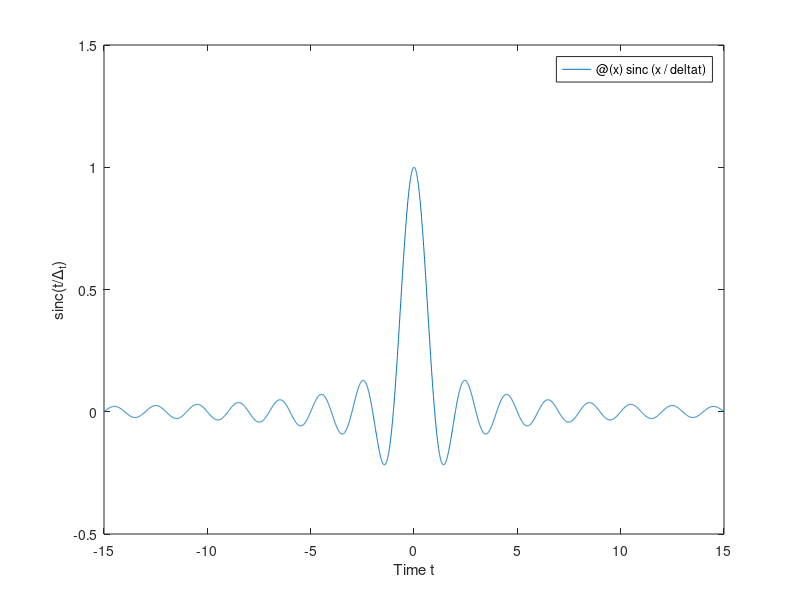
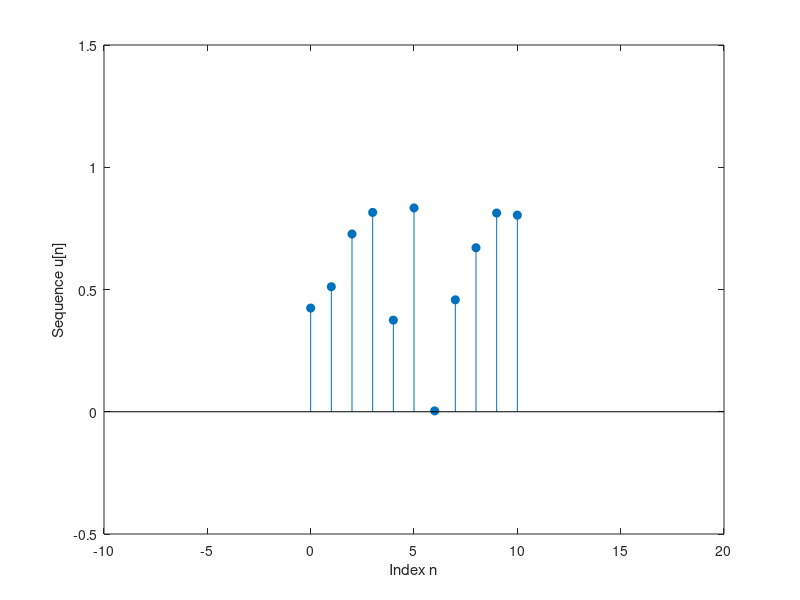
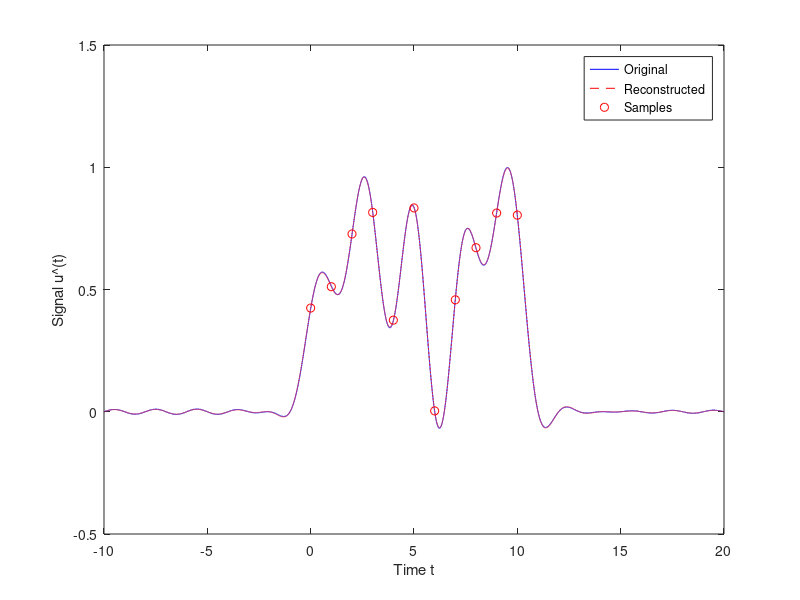

These charts were generated, in order, by the following MATLAB code:
%% Sample 6-1
%% 標本化
% Sinc関数
% 
% 画像処理特論
% 
% 村松 正吾 
% 
% 動作確認: MATLAB R2023a
%% Sampling
% Sinc function
% 
% Advanced Topics in Image Processing
% 
% Shogo MURAMATSU
% 
% Verified: MATLAB R2023a
% 準備
% (Preparation)

close all
% 標本化周期の設定
% (Setting the sampling period)
%% 
% * $\Delta_\mathrm{t}$: 標本化周期 (Sampling period)

% Sampling period
deltat = 1
% Sinc関数
% (Sinc function)
% 
% $$\mathrm{sinc}(\Delta_\mathbf{t}^{-1}t) \colon = \frac{\sin(\pi \Delta_\mathrm{t}^{-1}t)}{\pi 
% \Delta_\mathrm{t}^{-1}t}$$

% Sinc function
if ~license('test','signal_toolbox')
    sinc = @(x) (x==0) + (x~=0).*(sin(pi*x)./(pi*x)); 
end
figure(1)
fplot(@(x) sinc(x/deltat),[-15 15])
xlabel('Time t')
ylabel('sinc(t/\Delta_t)')
axis([-15 15 -0.5 1.5])
% 入力信号の設定
% (Setting the input signal)
% 
% $$u(t) = \sum_{k\in\mathbb{Z}} c[k]\mathrm{sinc}(\Delta_\mathrm{t}^{-1}t-k)$$
% 
% シャノンの標本化定理は帯域制限信号 (Shannon's sampling theorem is for the bandwidth-limiting 
% signal )
% 
% $$u\in \mathrm{span}\{\mathrm{sinc}(\Delta_\mathrm{t}^{-1}\cdot-n)\}_n.$$
% 
% を対象とする。

% Configuration
ts = -10;
te = 20;
k = 0:floor(10/deltat);
td = linspace(ts,te,(te-ts)*floor(1e3/deltat));
[Ts,K] = ndgrid(td,k);

% Generation of signal
c = rand(size(k));
u = sinc(Ts/deltat - K)*c(:);

% Plot the signal
figure(2)
plot(td,u)
xlabel('Time t')
ylabel('Signal u(t)')
axis([ts te -0.5 1.5])
% Sinc関数による標本化
% (Sampling with sinc function)
% $$u[n] = \Delta_\mathrm{t}^{-1}\int_{-\infty}^{\infty}u(t)\mathrm{sinc}(\Delta_\mathrm{t}^{-1}t-n)dt$$
% 
% 以下では有限なサポート領域および台形則で積分を近似していることに注意 (Note that the following approximates the 
% integral with a finite support region and a trapezoidal law.)

% Trapezoidal numerical integration
s = (1/deltat)*trapz(td,u.*sinc(Ts/deltat-K));

% Plot samples
figure(2)
stem(deltat*k,s,'filled')
xlabel('Index n')
ylabel('Sequence u[n]')
axis([ts te -.5 1.5])
% 信号再構成
% (Signal reconstruction)
% 
% $$\hat{u}(t) = \sum_{k\in\mathbb{Z}} u[k]\mathrm{sinc}(\Delta_\mathrm{t}^{-1}t-k)$$

% Reconstruct the signal from the samples
uhat = sinc(Ts/deltat - K)*s(:);

% Plot the signal
figure(3)
plot(td,u,'b',td,uhat,'--r',deltat*k,s,'or')
xlabel('Time t')
ylabel('Signal u\^(t)')
axis([ts te -0.5 1.5])
legend('Original','Reconstructed','Samples')
%% 
% © Copyright, Shogo MURAMATSU, All rights reserved.
